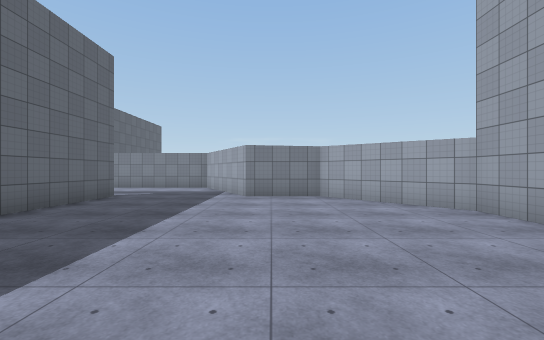
View 1 (above)

21 first-person views from a walk through a 3-D level made in the Unity game engine. The camera is 1.5 m above the floor, looks level and sees 90° across. The floor is counted in squares, 2 m on a side. Each view is taken from the middle of a square. On the plan, view 1 faces up. The plan holds only what a view shows up to about 10 squares ahead; the rest is blank. The place goes on beyond the plan. Surface patterns are stand-ins for the level's own textures.

View 2
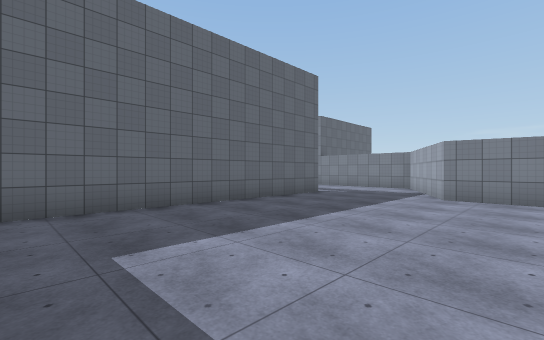

View 3
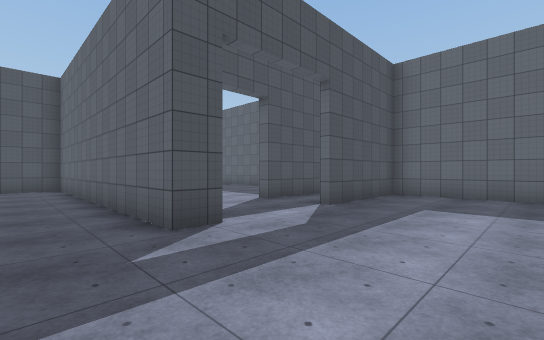

View 4
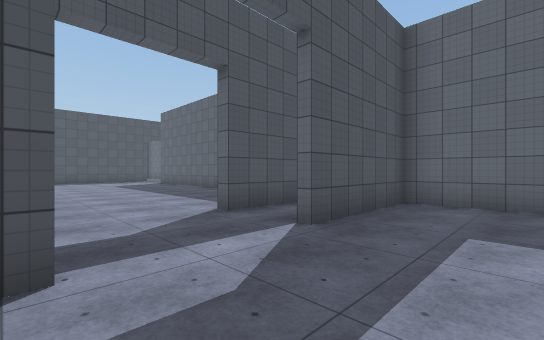

View 5
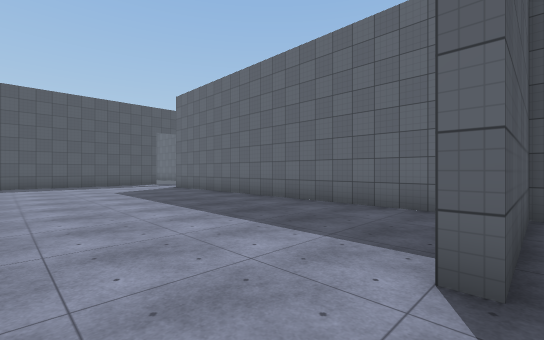

View 6
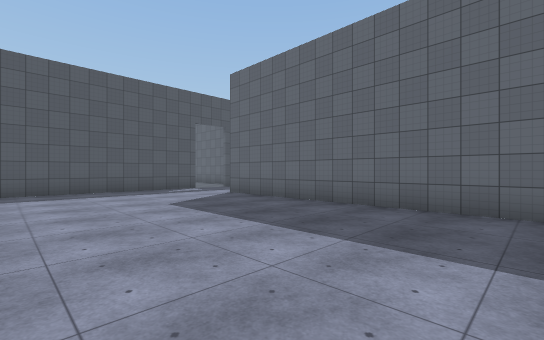

View 7
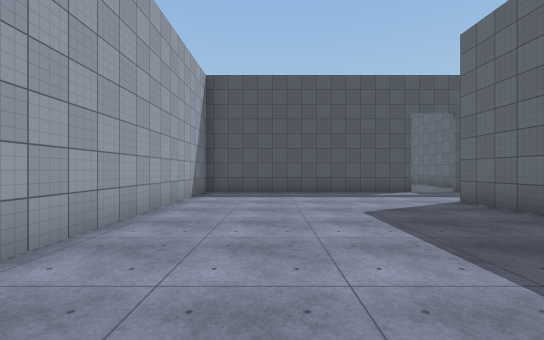

View 8
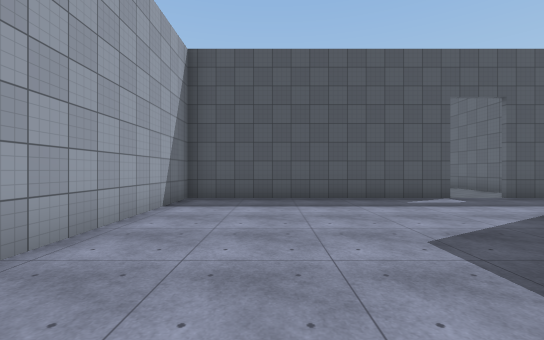

View 9
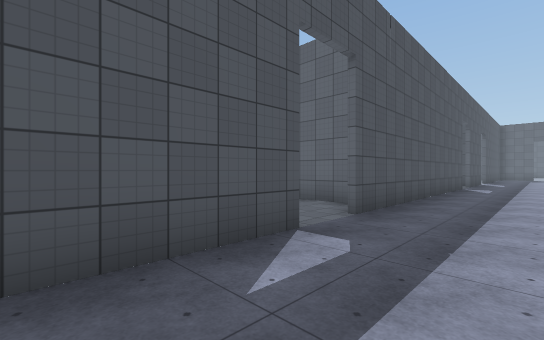

View 10
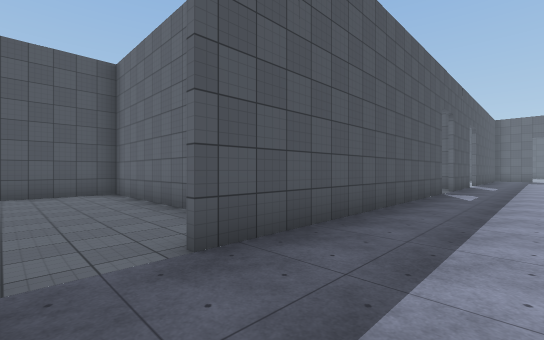

View 11
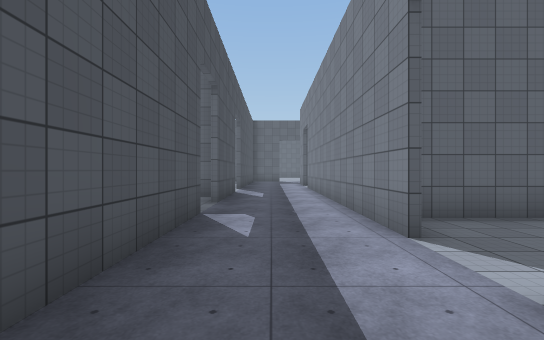

View 12
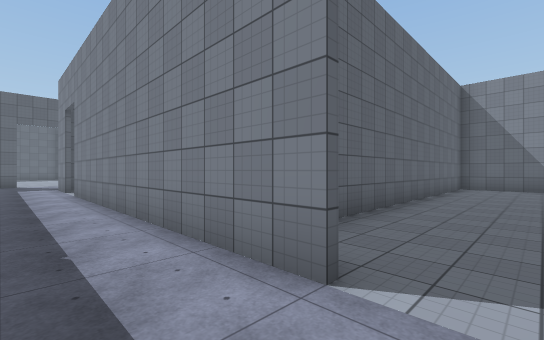

View 13
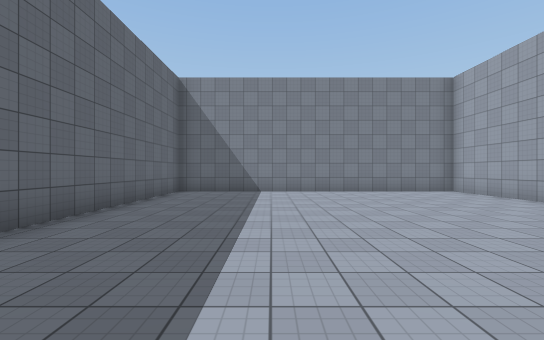

View 14
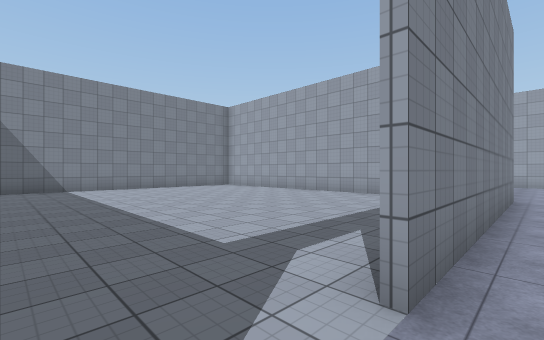

View 15
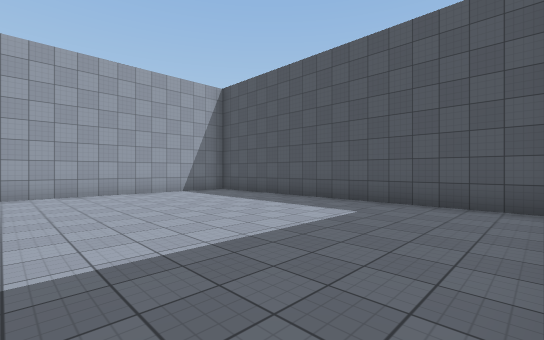

View 16
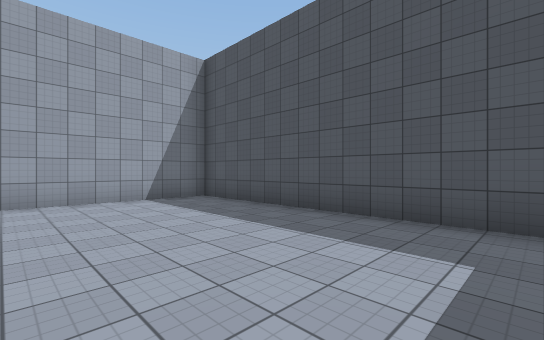

View 17
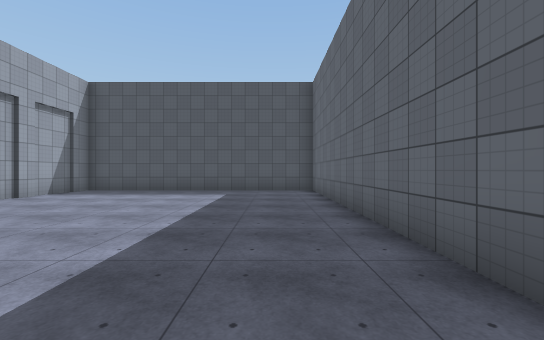

View 18
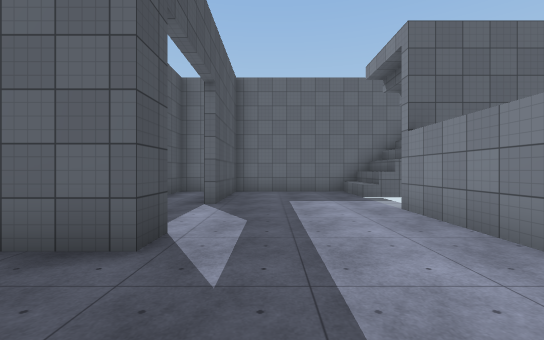

View 19
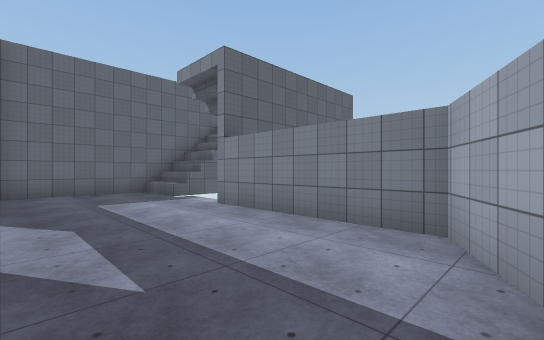

View 20
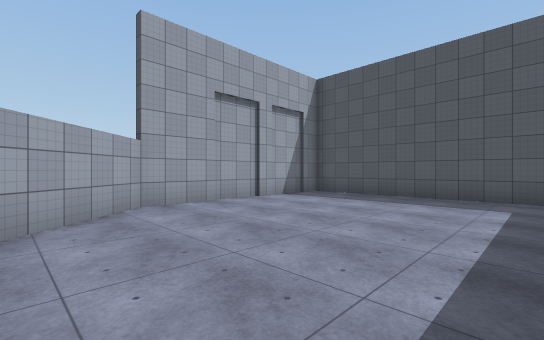

View 21
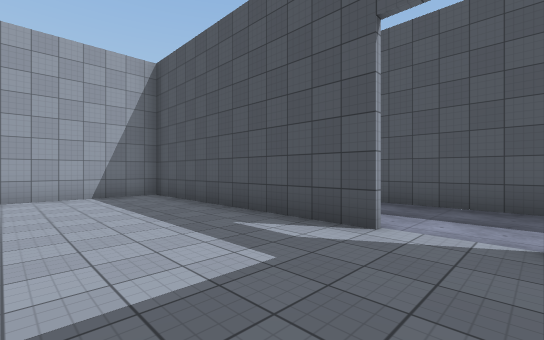

### Floor plan
Ten units are one square. View 1 is at (0, 0); x grows to the right and y downward. Boxes are objects, and circles mark ways between rooms. Rooms are numbered by the first view taken in them; rooms with no view inside come last. Other rooms are left out.
<svg viewBox="-270 -135 312 293">
<path fill="none" stroke="#000" d="M-115 -47 -115 55 -185 55M-115 -59 -80 -59M-54 -78 -45 -78 -45 10 37 10 37 -11M-95 -120 -115 -120M-95 -124 -115 -124 -115 -78 -80 -78M37 -13 37 -50 14 -78 -7 -78 -27 -115 -73 -115M-95 -130 -95 -115M-119 82 -48 82 -48 12M-200 55 -215 55M-218 82 -132 82M-95 -115 -115 -115M-117 -22 -117 -55 -213 -55 -213 48M-185 54 -117 54 -117 1M-145 90 -145 153 -49 153 -49 90M-215 55 -265 55M-262 82 -232 82"/>
<circle cx="-195" cy="50" r="3" fill="#2a7"/>
<circle cx="-125" cy="80" r="3" fill="#2a7"/>
<circle cx="-210" cy="65" r="3" fill="#2a7"/>
<text x="-70" y="-20">1</text>
<text x="-170" y="-10">2</text>
<text x="-100" y="120">3</text>
<text x="-240" y="60">4</text>
</svg>
Room 1 opens to room 2. Room 1 opens to room 3. Room 1 opens to room 4.

Where each view was taken, in squares from view 1:
view 1: 0 up, 0 right, facing up
view 2: 0 up, 1 right, facing up-left
view 3: 11 up, 3 left, facing down-left
view 4: 10 up, 5 left, facing down-left
view 5: 6 up, 6 left, facing down-left
view 6: 2 up, 6 left, facing down-left
view 7: 1 up, 7 left, facing down
view 8: 1 down, 7 left, facing down
view 9: 6 down, 9 left, facing down-left
view 10: 6 down, 12 left, facing down-left
view 11: 7 down, 17 left, facing left
view 12: 7 down, 19 left, facing up-left
view 13: 4 down, 18 left, facing up
view 14: 6 down, 20 left, facing up-right
view 15: 9 down, 14 left, facing down-right
view 16: 11 down, 12 left, facing down-right
view 17: 9 up, 3 left, facing down
view 18: 9 up, 2 left, facing left
view 19: 8 up, 2 left, facing up-left
view 20: 7 up, 2 left, facing down-right
view 21: 2 down, 20 left, facing down-right
